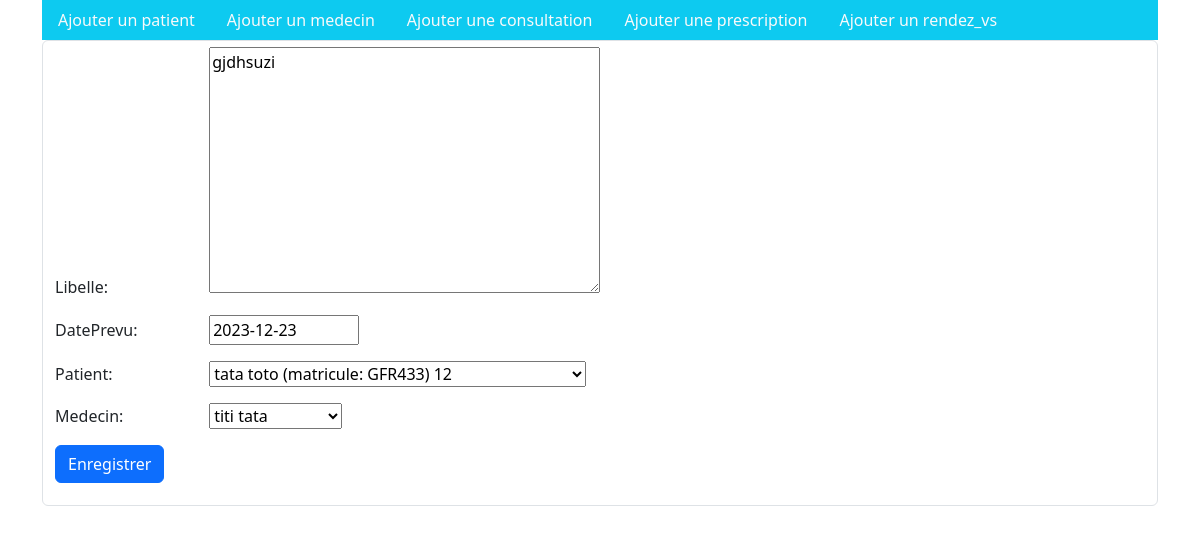
Screenshot of /rendez_vs/modifier/3/ with the database file from the repository.
### mon_app/models.py (models this page shows)
class Rendez_vs(models.Model):
      libelle = models.TextField()
      datePrevu = models.DateField()
      patient = models.ForeignKey(Patient, on_delete=models.CASCADE)
      medecin = models.ForeignKey(Medecin, on_delete=models.CASCADE)

### mon_app/views.py (the view)
# urls.py: path('rendez_vs/modifier/<int:rendez_vs_id>/', views.modifier_rendez_vs, name='modifier_rendez_vs'),
def modifier_rendez_vs(request, rendez_vs_id):
    rendez_vs = get_object_or_404(Rendez_vs, pk=rendez_vs_id)
    if request.method == 'POST':
        form = Rendez_vsForm(request.POST, instance=rendez_vs)
        if form.is_valid():
            form.save()
            return redirect('rendez_vs_list')
    else:
        form = Rendez_vsForm(instance=rendez_vs)
    return render(request, 'rendez_vs/rendez_vs_modifier.html', {'form': form})

### mon_app/form.py
class Rendez_vsForm(forms.ModelForm):
    class Meta:
        model = Rendez_vs
        fields = ('libelle','datePrevu','patient','medecin')

### mon_app/models.py (called while the page is built)
    def __str__(self):
        return f"{self.first_name} {self.last_name}"

    def __str__(self):
        return f"{self.last_name} {self.first_name} (matricule: {self.matricule}) {self.age}"

### mon_app/templates/rendez_vs/rendez_vs_modifier.html (shortened to what this page needs)
{% extends 'menu.html' %}
{% block content %}
<form method="post" class="form-control">
    <div class="mb-3">
        {{ form.as_p }}
        <button type="submit" class="btn btn-primary">Enregistrer</button>
    </div>
</form>
{% endblock content %}

### mon_app/static/style.css (style rules this page uses)
p label { width: 150px; }
p input { width: 150px; }

### rows the page displays
Rendez_vs: libelle "gjdhsuzi", datePrevu "2023-12-23", patient "tata toto (matricule: GFR433) 12", medecin "titi tata"
